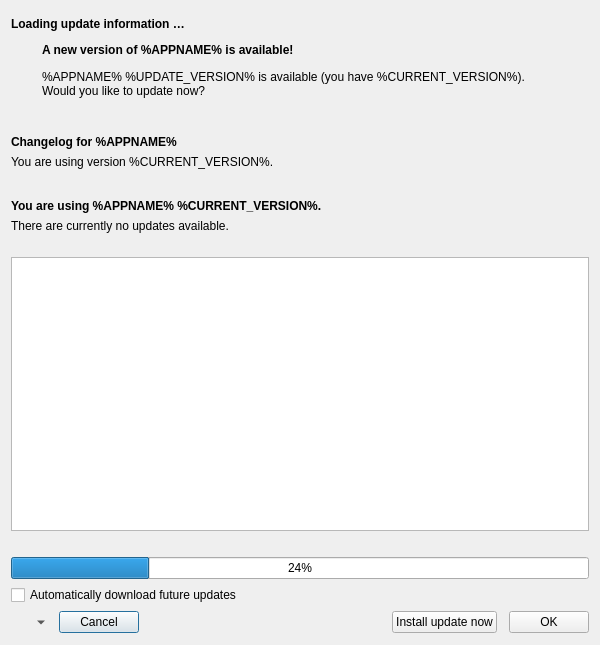
<?xml version="1.0" encoding="UTF-8"?>
<ui version="4.0">
 <class>UpdateDialog</class>
 <widget class="QDialog" name="UpdateDialog">
  <property name="geometry">
   <rect>
    <x>0</x>
    <y>0</y>
    <width>600</width>
    <height>645</height>
   </rect>
  </property>
  <property name="minimumSize">
   <size>
    <width>600</width>
    <height>0</height>
   </size>
  </property>
  <property name="modal">
   <bool>true</bool>
  </property>
  <layout class="QVBoxLayout" name="verticalLayout_2">
   <item>
    <widget class="QWidget" name="headerContainerLoading" native="true">
     <layout class="QGridLayout" name="gridLayout_4">
      <property name="leftMargin">
       <number>0</number>
      </property>
      <property name="topMargin">
       <number>6</number>
      </property>
      <property name="rightMargin">
       <number>0</number>
      </property>
      <property name="bottomMargin">
       <number>0</number>
      </property>
      <item row="0" column="0">
       <widget class="QLabel" name="labelHeadlineLoading">
        <property name="font">
         <font>
          <weight>75</weight>
          <bold>true</bold>
         </font>
        </property>
        <property name="text">
         <string>Loading update information …</string>
        </property>
       </widget>
      </item>
     </layout>
    </widget>
   </item>
   <item>
    <widget class="QWidget" name="headerContainer" native="true">
     <layout class="QGridLayout" name="gridLayout">
      <property name="leftMargin">
       <number>0</number>
      </property>
      <property name="topMargin">
       <number>6</number>
      </property>
      <property name="rightMargin">
       <number>0</number>
      </property>
      <property name="bottomMargin">
       <number>18</number>
      </property>
      <property name="horizontalSpacing">
       <number>24</number>
      </property>
      <property name="verticalSpacing">
       <number>6</number>
      </property>
      <item row="0" column="2">
       <widget class="QLabel" name="labelHeadline">
        <property name="font">
         <font>
          <weight>75</weight>
          <bold>true</bold>
         </font>
        </property>
        <property name="text">
         <string>A new version of %APPNAME% is available!</string>
        </property>
       </widget>
      </item>
      <item row="0" column="0" rowspan="3">
       <widget class="QLabel" name="labelIcon">
        <property name="sizePolicy">
         <sizepolicy hsizetype="Minimum" vsizetype="Preferred">
          <horstretch>0</horstretch>
          <verstretch>0</verstretch>
         </sizepolicy>
        </property>
       </widget>
      </item>
      <item row="1" column="2" rowspan="2">
       <widget class="QLabel" name="labelInfo">
        <property name="sizePolicy">
         <sizepolicy hsizetype="Expanding" vsizetype="Preferred">
          <horstretch>0</horstretch>
          <verstretch>0</verstretch>
         </sizepolicy>
        </property>
        <property name="text">
         <string>%APPNAME% %UPDATE_VERSION% is available (you have %CURRENT_VERSION%).
Would you like to update now?</string>
        </property>
        <property name="wordWrap">
         <bool>true</bool>
        </property>
       </widget>
      </item>
     </layout>
    </widget>
   </item>
   <item>
    <widget class="QWidget" name="headerContainerChangelog" native="true">
     <layout class="QGridLayout" name="gridLayout_3">
      <property name="leftMargin">
       <number>0</number>
      </property>
      <property name="topMargin">
       <number>6</number>
      </property>
      <property name="rightMargin">
       <number>0</number>
      </property>
      <property name="bottomMargin">
       <number>18</number>
      </property>
      <item row="0" column="0">
       <widget class="QLabel" name="labelHeadlineChangelog">
        <property name="font">
         <font>
          <weight>75</weight>
          <bold>true</bold>
         </font>
        </property>
        <property name="text">
         <string>Changelog for %APPNAME%</string>
        </property>
       </widget>
      </item>
      <item row="1" column="0">
       <widget class="QLabel" name="labelInfoChangelog">
        <property name="text">
         <string>You are using version %CURRENT_VERSION%.</string>
        </property>
       </widget>
      </item>
     </layout>
    </widget>
   </item>
   <item>
    <widget class="QWidget" name="headerContainerNoUpdates" native="true">
     <layout class="QGridLayout" name="gridLayout_2">
      <property name="leftMargin">
       <number>0</number>
      </property>
      <property name="topMargin">
       <number>6</number>
      </property>
      <property name="rightMargin">
       <number>0</number>
      </property>
      <property name="bottomMargin">
       <number>18</number>
      </property>
      <property name="horizontalSpacing">
       <number>24</number>
      </property>
      <item row="1" column="0">
       <widget class="QLabel" name="labelInfoNoUpdates">
        <property name="text">
         <string>There are currently no updates available.</string>
        </property>
        <property name="wordWrap">
         <bool>true</bool>
        </property>
       </widget>
      </item>
      <item row="0" column="0">
       <widget class="QLabel" name="labelHeadlineNoUpdates">
        <property name="font">
         <font>
          <weight>75</weight>
          <bold>true</bold>
         </font>
        </property>
        <property name="text">
         <string>You are using %APPNAME% %CURRENT_VERSION%.</string>
        </property>
        <property name="wordWrap">
         <bool>true</bool>
        </property>
       </widget>
      </item>
     </layout>
    </widget>
   </item>
   <item>
    <widget class="QScrollArea" name="scrollAreaChangelog">
     <property name="sizePolicy">
      <sizepolicy hsizetype="Expanding" vsizetype="MinimumExpanding">
       <horstretch>0</horstretch>
       <verstretch>0</verstretch>
      </sizepolicy>
     </property>
     <property name="minimumSize">
      <size>
       <width>0</width>
       <height>150</height>
      </size>
     </property>
     <property name="widgetResizable">
      <bool>true</bool>
     </property>
     <widget class="QWidget" name="scrollAreaWidgetContents">
      <property name="geometry">
       <rect>
        <x>0</x>
        <y>0</y>
        <width>580</width>
        <height>235</height>
       </rect>
      </property>
      <property name="sizePolicy">
       <sizepolicy hsizetype="Preferred" vsizetype="Expanding">
        <horstretch>0</horstretch>
        <verstretch>0</verstretch>
       </sizepolicy>
      </property>
      <property name="styleSheet">
       <string notr="true">background:white;</string>
      </property>
      <layout class="QVBoxLayout" name="verticalLayout">
       <property name="leftMargin">
        <number>0</number>
       </property>
       <property name="topMargin">
        <number>0</number>
       </property>
       <property name="rightMargin">
        <number>0</number>
       </property>
       <property name="bottomMargin">
        <number>0</number>
       </property>
       <item>
        <widget class="QLabel" name="labelChangelog">
         <property name="sizePolicy">
          <sizepolicy hsizetype="Preferred" vsizetype="Expanding">
           <horstretch>0</horstretch>
           <verstretch>0</verstretch>
          </sizepolicy>
         </property>
         <property name="textFormat">
          <enum>Qt::RichText</enum>
         </property>
         <property name="alignment">
          <set>Qt::AlignLeading|Qt::AlignLeft|Qt::AlignTop</set>
         </property>
         <property name="wordWrap">
          <bool>true</bool>
         </property>
         <property name="margin">
          <number>5</number>
         </property>
        </widget>
       </item>
      </layout>
     </widget>
    </widget>
   </item>
   <item>
    <spacer name="verticalSpacer_2">
     <property name="orientation">
      <enum>Qt::Vertical</enum>
     </property>
     <property name="sizeType">
      <enum>QSizePolicy::Fixed</enum>
     </property>
     <property name="sizeHint" stdset="0">
      <size>
       <width>20</width>
       <height>20</height>
      </size>
     </property>
    </spacer>
   </item>
   <item>
    <widget class="QProgressBar" name="progressBar">
     <property name="value">
      <number>24</number>
     </property>
    </widget>
   </item>
   <item>
    <widget class="QCheckBox" name="checkAutoDownload">
     <property name="text">
      <string>Automatically download future updates</string>
     </property>
    </widget>
   </item>
   <item>
    <widget class="QWidget" name="buttonContainer" native="true">
     <property name="sizePolicy">
      <sizepolicy hsizetype="Preferred" vsizetype="Minimum">
       <horstretch>0</horstretch>
       <verstretch>0</verstretch>
      </sizepolicy>
     </property>
     <layout class="QHBoxLayout" name="horizontalLayout">
      <property name="spacing">
       <number>12</number>
      </property>
      <property name="leftMargin">
       <number>0</number>
      </property>
      <property name="topMargin">
       <number>0</number>
      </property>
      <property name="rightMargin">
       <number>0</number>
      </property>
      <property name="bottomMargin">
       <number>0</number>
      </property>
      <item>
       <widget class="QToolButton" name="buttonCancel">
        <property name="contextMenuPolicy">
         <enum>Qt::ActionsContextMenu</enum>
        </property>
        <property name="popupMode">
         <enum>QToolButton::MenuButtonPopup</enum>
        </property>
        <property name="toolButtonStyle">
         <enum>Qt::ToolButtonFollowStyle</enum>
        </property>
        <property name="autoRaise">
         <bool>true</bool>
        </property>
       </widget>
      </item>
      <item>
       <widget class="QPushButton" name="buttonCancelLoading">
        <property name="text">
         <string>Cancel</string>
        </property>
       </widget>
      </item>
      <item>
       <spacer name="horizontalSpacer">
        <property name="orientation">
         <enum>Qt::Horizontal</enum>
        </property>
        <property name="sizeHint" stdset="0">
         <size>
          <width>40</width>
          <height>20</height>
         </size>
        </property>
       </spacer>
      </item>
      <item>
       <widget class="QPushButton" name="buttonInstall">
        <property name="text">
         <string>Install update now</string>
        </property>
       </widget>
      </item>
      <item>
       <widget class="QPushButton" name="buttonConfirm">
        <property name="text">
         <string>OK</string>
        </property>
       </widget>
      </item>
     </layout>
    </widget>
   </item>
  </layout>
  <action name="actionCancel">
   <property name="text">
    <string>Remind me later</string>
   </property>
  </action>
  <action name="actionSkip">
   <property name="text">
    <string>Skip this version</string>
   </property>
  </action>
 </widget>
 <layoutdefault spacing="6" margin="11"/>
 <tabstops>
  <tabstop>checkAutoDownload</tabstop>
 </tabstops>
 <resources/>
 <connections/>
</ui>
